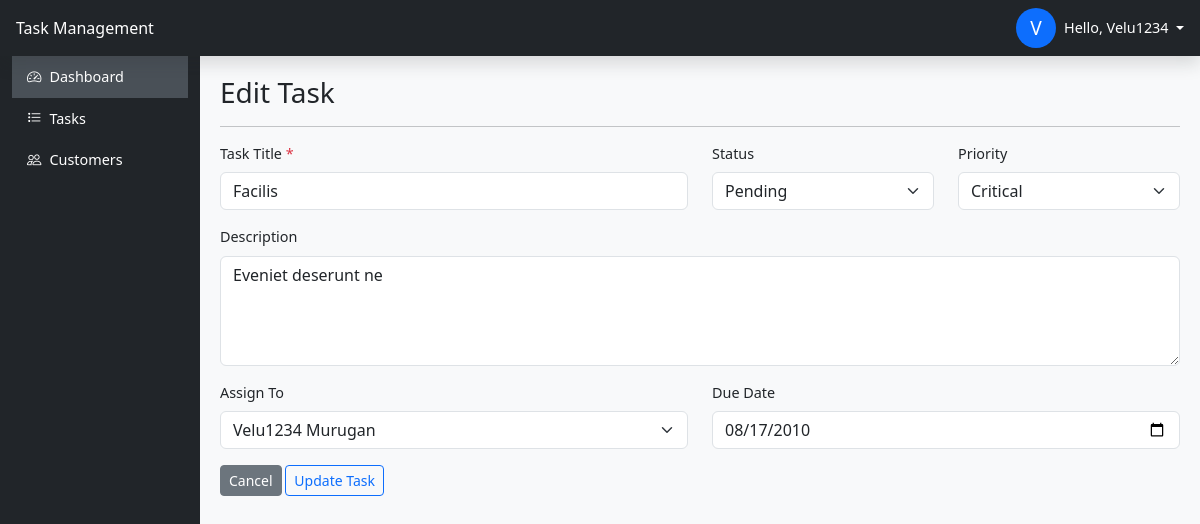
Before: /admin/tasks/AddEditTask.php?id=1 (signed in) with the older database file.
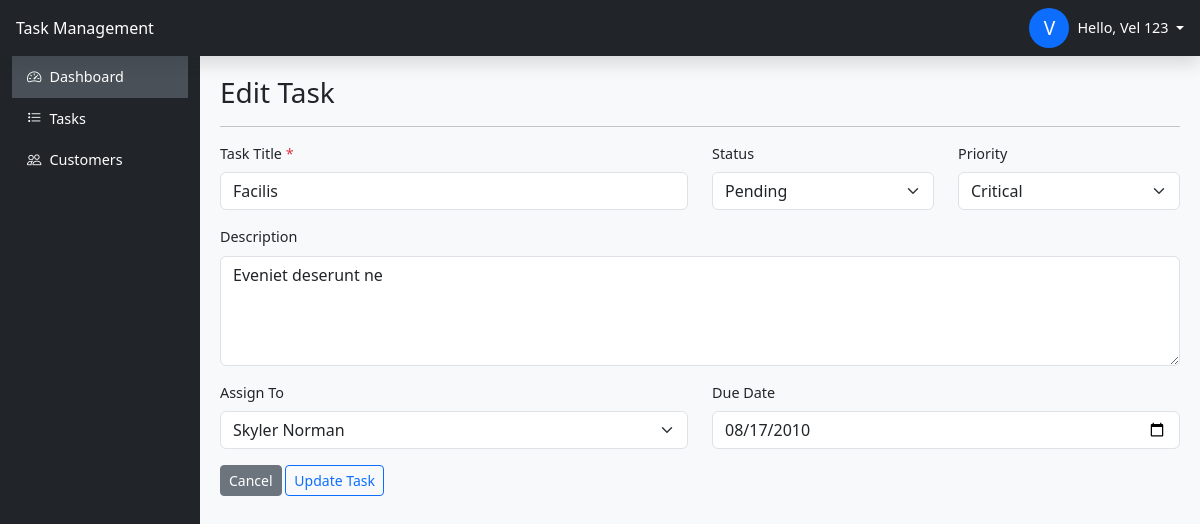
After: the same page with the newer database file.
### tables this page shows
CREATE TABLE `tasks` (
  `id` int(11) NOT NULL,
  `title` varchar(255) NOT NULL,
  `description` text DEFAULT NULL,
  `assigned_to` int(11) DEFAULT NULL,
  `status` enum('Pending','In Progress','Completed','On Hold','Cancelled') DEFAULT 'Pending',
  `priority` enum('Low','Medium','High','Critical') DEFAULT 'Medium',
  `due_date` date DEFAULT NULL,
  `created_at` timestamp NULL DEFAULT current_timestamp(),
  `updated_at` timestamp NULL DEFAULT current_timestamp() ON UPDATE current_timestamp()
);

CREATE TABLE `users` (
  `id` int(11) NOT NULL,
  `first_name` varchar(50) DEFAULT NULL,
  `last_name` varchar(50) DEFAULT NULL,
  `email` varchar(100) NOT NULL,
  `password` varchar(255) NOT NULL,
  `role` enum('Admin','User') DEFAULT 'User',
  `status` enum('Active','Inactive') DEFAULT 'Active',
  `reset_password_token` varchar(255) DEFAULT NULL,
  `created_at` timestamp NULL DEFAULT current_timestamp(),
  `updated_at` timestamp NULL DEFAULT current_timestamp() ON UPDATE current_timestamp()
);

### admin/tasks/AddEditTask.php (the view, shortened to what the changed rows need)
<?php
include "../../header.php";
include "../../sidebar.php";
$id = isset($_GET['id']) ? $_GET['id'] : null;
$users = $conn->query("select * from users where status = 'Active'");
$title = $description = $dueDate = $assignedTo = '';
$status = 'Pending';
$priority = 'Medium';
if (!empty($id)) {
    $result = $conn->query("select * from tasks where id = '$id'");
    $task = $result->fetch_assoc();
    $title = trim($task['title']);
    $status = trim($task['status']);
    $priority = trim($task['priority']);
    $description = trim($task['description']);
    $assignedTo = intval($task['assigned_to']);
    $dueDate = $task['due_date'];
}
?>
<form method="POST" class="mb-5" action="">
    <div class="row mb-3">
        <div class="col-md-6">
            <label for="title" class="form-label">Task Title&nbsp;<span class="text-danger">*</span></label>
            <input type="text" class="form-control" id="title" name="title" placeholder="Enter task title" value="<?= $title ?>" required>
        </div>
        <div class="col-md-3">
            <label for="status" class="form-label">Status</label>
            <select class="form-select" id="status" name="status" required>
                <?php foreach (['Pending', 'In Progress', 'Completed', 'On Hold', 'Cancelled'] as $val) : ?>
                    <option value="<?= $val ?>" <?= $val === $status ? 'selected' : '' ?>><?= $val ?></option>
                <?php endforeach; ?>
            </select>
        </div>
        <div class="col-md-3">
            <label for="priority" class="form-label">Priority</label>
            <select class="form-select" id="priority" name="priority" required>
                <?php foreach (['Low', 'Medium', 'High', 'Critical'] as $val) : ?>
                    <option value=<?= $val ?> <?= $val === $priority ? 'selected' : '' ?>><?= $val ?></option>
                <?php endforeach; ?>
            </select>
        </div>
    </div>
    <div class="mb-3">
        <label for="description" class="form-label">Description</label>
        <textarea class="form-control" id="description" name="description" rows="4" placeholder="Enter task description"><?= $description ?></textarea>
    </div>
    <div class="row mb-3">
        <div class="col-md-6">
            <label for="assignedTo" class="form-label">Assign To</label>
            <select class="form-select" id="assignedTo" name="assignedTo" required>
                <?php if ($users->num_rows > 0): ?>
                    <?php while ($row = $users->fetch_assoc()): ?>
                        <option value=<?= $row['id'] ?> <?php echo $row['id'] == $assignedTo ? 'selected' : "" ?>><?= $row['first_name'] . ' ' . $row['last_name'] ?></option>
                    <?php endwhile; ?>
                <?php else: ?>
                    <option value="">No customers found.</option>
                <?php endif; ?>
            </select>
        </div>
        <div class="col-md-6">
            <label for="dueDate" class="form-label">Due Date</label>
            <input type="date" class="form-control" id="dueDate" name="dueDate" value=<?= $dueDate ?> required>
        </div>
    </div>
</form>
<?php include "../../footer.php"; ?>

### sidebar.php (shortened to what the changed rows need)
<?php
$userName = $_SESSION['user']['first_name'] ?? 'Admin';
?>
<body class="bg-light">
    <header class="navbar navbar-dark sticky-top bg-dark shadow d-flex justify-content-between align-items-center px-3">
        <div class="btn-group d-flex align-items-center">
            <div
                class="rounded-circle bg-primary text-white d-flex justify-content-center align-items-center"
                style="width: 40px; height: 40px; font-size: 1.2rem;"
                data-bs-toggle="dropdown"
                data-bs-auto-close="true"
                aria-expanded="false">
                <?= strtoupper($userName[0]) ?>
            </div>
            <span style="cursor: pointer;"
                class="dropdown-toggle text-white pointer ms-2"
                data-bs-toggle="dropdown"
                data-bs-auto-close="true"
                aria-expanded="false">
                Hello, <?= htmlspecialchars($userName) ?>
            </span>
        </div>
    </header>
    <div class="container-fluid">
        <div class="row">
            <main class="col-md-9 ms-sm-auto col-lg-10 main-content">

Changed rows visible on the page:
changed tasks "Facilis": assignedTo "Velu1234 Murugan" → "Skyler Norman"
Other visible differences:
$userName: "Velu1234" → "Vel 123"
